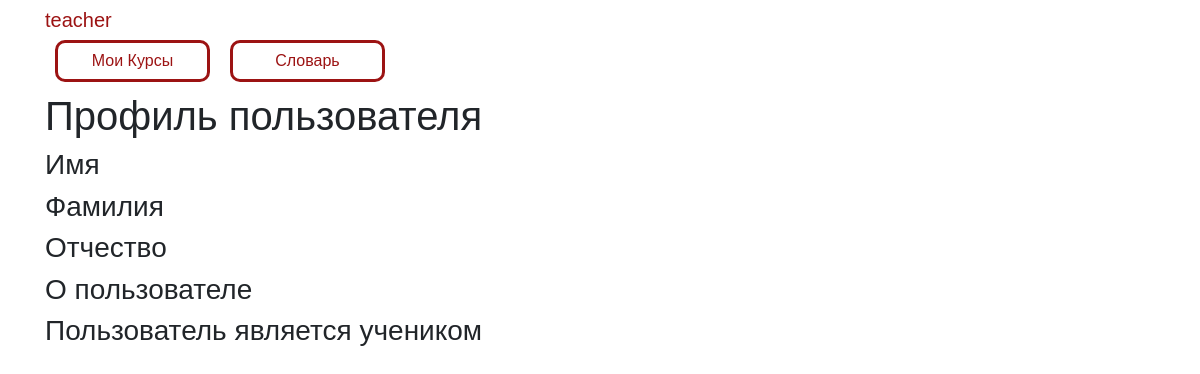
The app's page /profile/2 (signed in), older data.
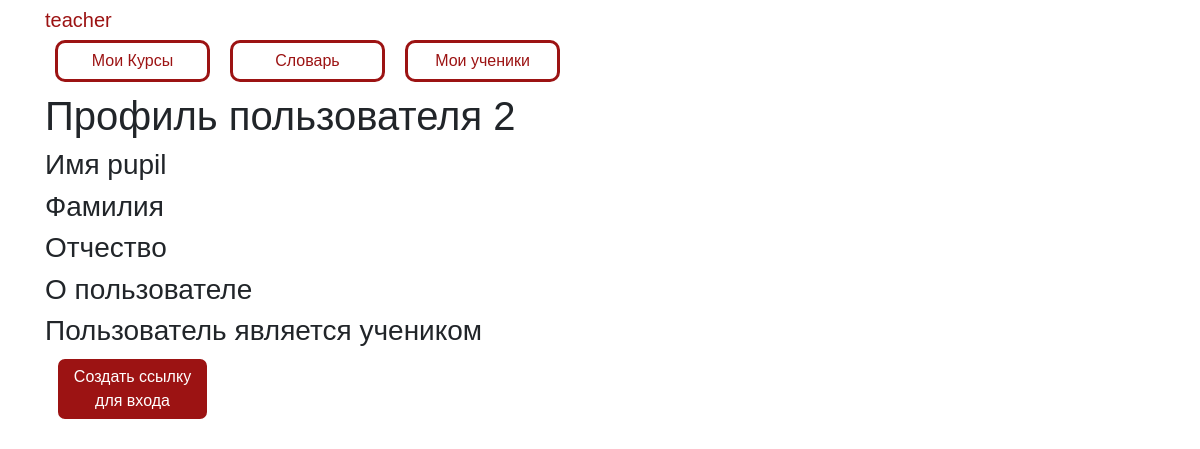
The same page, newer data.
### data/users.py (models this page shows, shortened)
class User(SqlAlchemyBase, UserMixin, SerializerMixin):
    __tablename__ = 'users'
    id = sqlalchemy.Column(sqlalchemy.Integer, primary_key=True, autoincrement=True)
    name = sqlalchemy.Column(sqlalchemy.String, nullable=True)
    last_name = sqlalchemy.Column(sqlalchemy.String, nullable=True)
    patronymic = sqlalchemy.Column(sqlalchemy.String, nullable=True)
    email = sqlalchemy.Column(sqlalchemy.String, index=True, unique=True, nullable=True)
    about = sqlalchemy.Column(sqlalchemy.String, nullable=True)
    hashed_password = sqlalchemy.Column(sqlalchemy.String, nullable=True)
    teacher = sqlalchemy.Column(sqlalchemy.Boolean, nullable=True)
    creator = sqlalchemy.Column(sqlalchemy.Integer, nullable=True)
    courses = orm.relation("Courses", secondary="users_to_course", backref="users")
    words = orm.relation("Words", back_populates='user')
    hash_token = sqlalchemy.Column(sqlalchemy.Integer, nullable=True, unique=True)

### main.py (the view)
@app.route('/profile/<int:user_id>', methods=['GET', 'POST'])
def user_profile(user_id):
    db_sess = db_session.create_session()
    if current_user.id == user_id:
        return render_template('profile.html', user=current_user, is_owner=1)
    profile_user = db_sess.query(User).get(user_id)
    return render_template('profile.html', user=profile_user, is_owner=0)

### data/db_session.py (called while the page is built)
def create_session() -> Session:
    global __factory
    return __factory()

### main.py (called while the page is built)
@login_manager.user_loader
def load_user(user_id):
    db_sess = db_session.create_session()
    return db_sess.query(User).get(user_id)

### templates/profile.html
{% extends "base.html" %}
{% block content %}
<h1>Профиль пользователя {{ user.id }}</h1>
<h3>Имя {{ user.name }}</h3>
<h3>Фамилия {{ user.last_name }}</h3>
<h3>Отчество {{ user.patronymic }}</h3>
<h3>О пользователе {{ user.about }}</h3>
{% if user.teacher %}
<h3>Пользователь является учителем</h3>
{% else %}
<h3>Пользователь является учеником</h3>
{% endif %}
{% if is_owner %}
<a href="/change_profile" class="btn btn-primary">Изменить аккаунт</a>
<a href="/logout" class="btn btn-primary">Выйти из аккаунта</a>
<a href="/delete_user/{{ user.id }}" class="btn btn-primary">Удалить аккаунт</a>
{% else %}
    {% if current_user.id == user.creator %}
        <a class="btn btn-primary" href="/generate_link/{{ user.id }}">Создать ссылку для входа</a>
    {% endif %}
{% endif %}
{% endblock %}

### templates/base.html (shortened to what this page needs)
<!doctype html>
<html lang="en">
<head>
    <link rel="stylesheet"
          href="https://stackpath.bootstrapcdn.com/bootstrap/4.4.1/css/bootstrap.min.css"
>
    <link href="{{ url_for('static', filename='/style.css') }}" rel="stylesheet" />
</head>
<body>
<header class="header">
    <div class="container">
        <div class="header_inner">
            <nav>
                {% if current_user.is_authenticated %}
                <a class="navbar-brand" href="/profile/{{ current_user.id }}">
                    {{ current_user.name}}</a>
                {% endif %}
                {% if current_user.is_authenticated %}
                <div class="nav" id="up buttons">
                    <a id="nav button 1" class="btn btn-white" href="/courses">Мои Курсы</a>
                    <a id="nav button 2" class="btn btn-white" href="/dictionary">Словарь</a>
                    {% if current_user.teacher %}
                    <a id="nav button 3" class="btn btn-white" href="/pupils">Мои ученики</a>
                    {% endif %}
                </div>
                {% endif %}
            </nav>
        </div>
    </div>
</header>
<main role="main" class="container">
    {% block content %}{% endblock %}
</main>
</body>
</html>

### static/style.css (style rules this page uses)
body { font-family: 'Montserrat', sans-serif; font-size: 15px; color: #33; }
.header { width: 100%; top: 0; left: 0; right: 0; z-index: 1000; }
.navbar-brand { color: #9c1313; position: relative; }
.btn { margin: 0 10px; margin-bottom: 10px; width: 155px; }
.btn-primary { min-width: 45px; min-height: 45px; display: inline-block; vertical-align: top; color: white; overflow: hidden; text-overflow: ellipsis; background-color: #9c1313; border: solid 3px white; border-radius: 10px; }
.btn-white { display: inline-block; vertical-align: top; color: #9c1313; overflow: hidden; text-overflow: ellipsis; background-color: white; border: solid 3px #9c1313; border-radius: 10px; }

Row changes from the older to the newer data that the page shows:
changed User "teacher": teacher empty → True (drawn)
added User: id "2", name "pupil"
Text that changed along with them:
text now shown: "Мои ученики Создать ссылку для входа"
